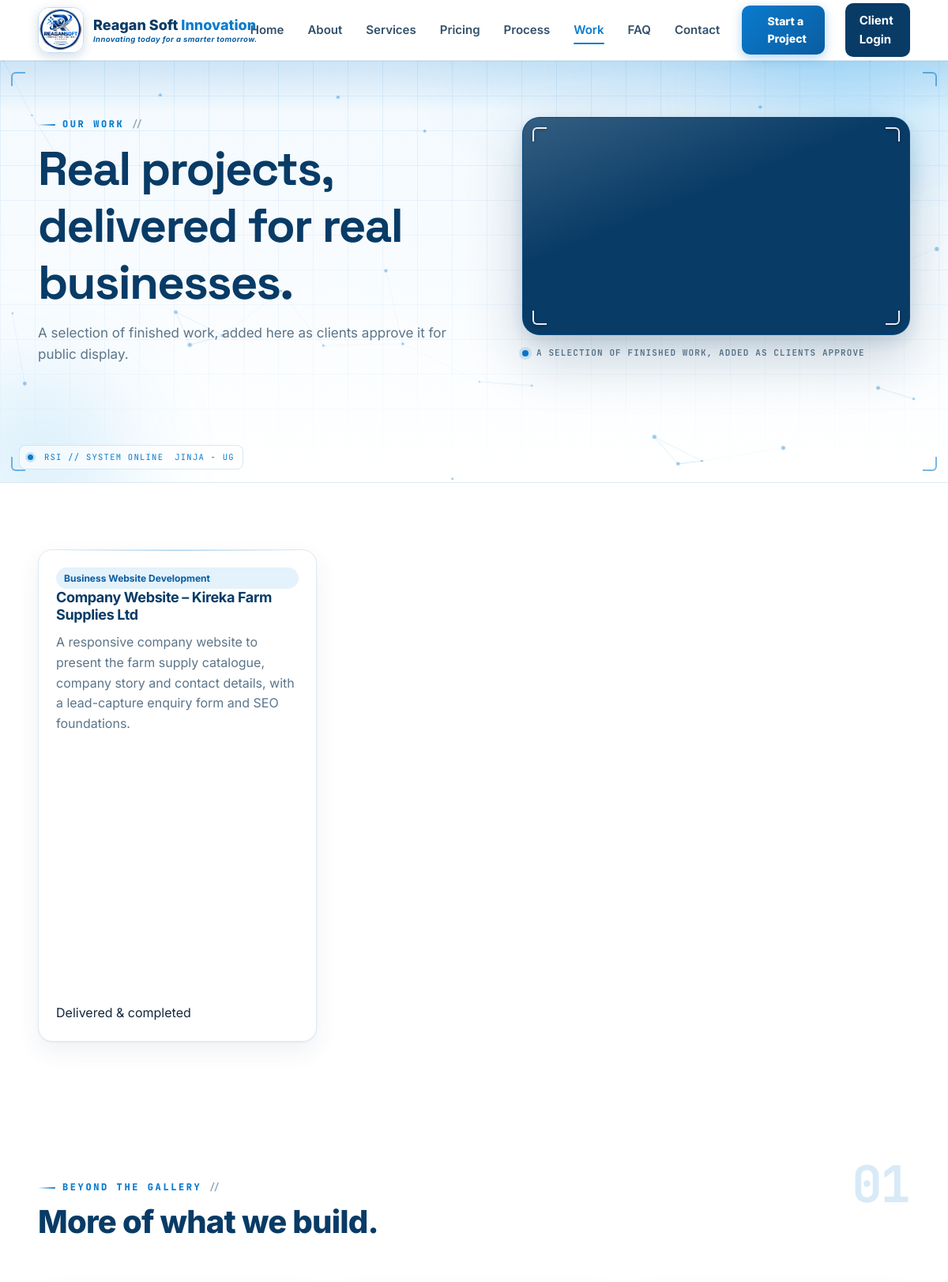
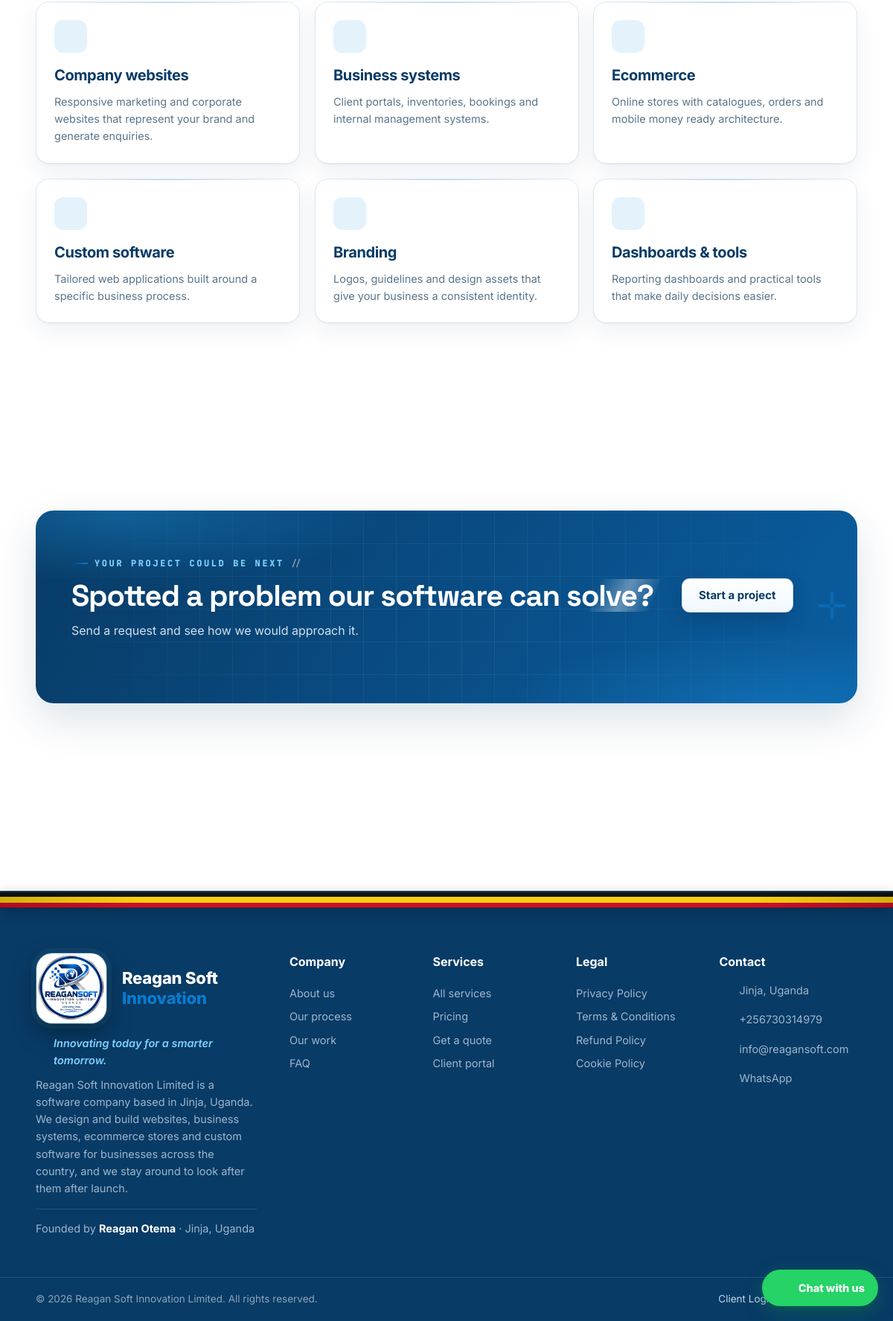
Screenshot of /portfolio.php with the database file from the repository (2 pictures, top to bottom).
### tables this page shows
CREATE TABLE IF NOT EXISTS projects (
  id INT UNSIGNED AUTO_INCREMENT PRIMARY KEY,
  ref_no VARCHAR(30) NOT NULL UNIQUE,                
  client_id INT UNSIGNED NOT NULL,
  service_id INT UNSIGNED NULL,
  assigned_to INT UNSIGNED NULL,                     
  title VARCHAR(190) NOT NULL,
  description TEXT NOT NULL,
  requirements TEXT NULL,
  budget DECIMAL(14,2) NULL,
  priority ENUM('low','normal','high','urgent') NOT NULL DEFAULT 'normal',
  status ENUM('NEW','REVIEWING','QUOTATION','APPROVED','IN_PROGRESS','WAITING_FOR_CLIENT','TESTING','COMPLETED','CANCELLED') NOT NULL DEFAULT 'NEW',
  progress TINYINT UNSIGNED NOT NULL DEFAULT 0,
  deadline DATE NULL,
  started_at DATETIME NULL,
  completed_at DATETIME NULL,
  submitted_at TIMESTAMP DEFAULT CURRENT_TIMESTAMP,
  updated_at TIMESTAMP DEFAULT CURRENT_TIMESTAMP ON UPDATE CURRENT_TIMESTAMP,
  FOREIGN KEY (client_id) REFERENCES users(id) ON DELETE CASCADE,
  FOREIGN KEY (service_id) REFERENCES services(id) ON DELETE SET NULL,
  FOREIGN KEY (assigned_to) REFERENCES users(id) ON DELETE SET NULL,
  INDEX idx_projects_client (client_id),
  INDEX idx_projects_status (status),
  INDEX idx_projects_assigned (assigned_to),
  INDEX idx_projects_service (service_id)
);

CREATE TABLE IF NOT EXISTS services (
  id INT UNSIGNED AUTO_INCREMENT PRIMARY KEY,
  name VARCHAR(150) NOT NULL,
  slug VARCHAR(160) NOT NULL UNIQUE,
  description TEXT NOT NULL,
  price_min DECIMAL(14,2) NOT NULL DEFAULT 0,    
  price_max DECIMAL(14,2) NULL,                   
  currency VARCHAR(8) NOT NULL DEFAULT 'UGX',
  pricing_type ENUM('range','starting_from','contact_for_quote') NOT NULL DEFAULT 'starting_from',
  price_note VARCHAR(120) NOT NULL DEFAULT '',    
  features TEXT NULL,                  
  delivery_days INT UNSIGNED NULL,     
  icon VARCHAR(60) NOT NULL DEFAULT 'code-s',    
  status ENUM('active','inactive') NOT NULL DEFAULT 'active',
  sort_order INT UNSIGNED NOT NULL DEFAULT 0,
  created_at TIMESTAMP DEFAULT CURRENT_TIMESTAMP,
  INDEX idx_services_status (status)
);

### config/config.php (called while the page is built, shortened)
<?php
function db(): PDO {
    static $pdo = null;
    if ($pdo === null) {
        try {
            $pdo = new PDO(
                'mysql:host=' . DB_HOST . ';dbname=' . DB_NAME . ';charset=utf8mb4',
                DB_USER,
                DB_PASS,
                [
                    PDO::ATTR_ERRMODE            => PDO::ERRMODE_EXCEPTION,
                    PDO::ATTR_DEFAULT_FETCH_MODE => PDO::FETCH_ASSOC,
                    PDO::ATTR_EMULATE_PREPARES   => false,
                    PDO::ATTR_STRINGIFY_FETCHES  => false,
                ]
            );
        } catch (PDOException $e) {
            log_error('DB connection failed: ' . $e->getMessage());
            http_response_code(500);
            exit('Unable to connect to the database. Please check the installation.');
        }
    }
    return $pdo;
}
function e(mixed $value): string {
    return htmlspecialchars((string)($value ?? ''), ENT_QUOTES, 'UTF-8');
}
function app_url(string $path = ''): string {
    return APP_URL . ($path === '' ? '' : '/' . ltrim($path, '/'));
}
function current_user(): ?array {
    static $user = false;
    if ($user === false) {
        if (empty($_SESSION['user_id'])) {
            $user = null;
        } else {
            $st = db()->prepare('SELECT * FROM users WHERE id = ? AND active = 1 LIMIT 1');
            $st->execute([(int)$_SESSION['user_id']]);
            $user = $st->fetch() ?: null;
        }
    }
    return $user;
}
function is_logged_in(): bool {
    return current_user() !== null;
}
require_once __DIR__ . '/../inc/functions.php';

### portfolio.php (the view)
<?php
require __DIR__ . '/config/config.php';
$projects = [];
try {
    $projects = db()->query(
        "SELECT p.title, p.description, s.name AS service
         FROM projects p
         LEFT JOIN services s ON s.id = p.service_id
         WHERE p.status = 'COMPLETED'
         ORDER BY p.completed_at DESC
         LIMIT 12"
    )->fetchAll();
} catch (Throwable $e) {
    log_error('portfolio query: ' . $e->getMessage());
}
$capabilities = [
    ['globe', 'Company websites', 'Responsive marketing and corporate websites that represent your brand and generate enquiries.'],
    ['cpu', 'Business systems', 'Client portals, inventories, bookings and internal management systems.'],
    ['cart', 'Ecommerce', 'Online stores with catalogues, orders and mobile money ready architecture.'],
    ['code-s', 'Custom software', 'Tailored web applications built around a specific business process.'],
    ['palette', 'Branding', 'Logos, guidelines and design assets that give your business a consistent identity.'],
    ['layers', 'Dashboards & tools', 'Reporting dashboards and practical tools that make daily decisions easier.'],
];
public_head([
    'title'     => 'Our Work | Projects by Reagan Soft Innovation Limited',
    'desc'      => 'Recent projects and development capabilities from Reagan Soft Innovation Limited: websites, business systems, ecommerce and custom software in Jinja, Uganda.',
    'active'    => 'portfolio',
    'canonical' => 'portfolio.php',
]);
?>
<section class="page-hero pi-grid">
  <div class="container">
    <div class="pi-copy">
      <span class="eyebrow">Our work</span>
      <h1>Real projects, delivered for real businesses.</h1>
      <p class="lead">A selection of finished work, added here as clients approve it for public display.</p>
    </div>
    <?= page_image('assets/img/hero4.webp', 4, 'A selection of finished work, added as clients approve'); ?>
  </div>
</section>
<?php if ($projects): ?>
<section class="section">
  <div class="container">
    <div class="folio-grid">
      <?php foreach ($projects as $p): ?>
        <article class="folio-card">
          <div class="folio-body">
            <span class="tag"><?= e($p['service'] ?? 'Custom project') ?></span>
            <h3><?= e($p['title']) ?></h3>
            <p class="muted"><?= e(truncate($p['description'], 160)) ?></p>
            <div class="deliver" style="margin-top:auto;padding-top:12px"><?= icon('check') ?><span>Delivered &amp; completed</span></div>
          </div>
        </article>
      <?php endforeach; ?>
    </div>
  </div>
</section>
<?php endif; ?>
<section class="section <?= $projects ? '' : '' ?>">
  <div class="container">
    <?php if (!$projects): ?>
      <div class="empty mb-3">
        <?= icon('folder') ?>
        <h4>Completed projects will be shown here</h4>
        <p>As soon as the first client project is completed and approved for showcase, it will appear in this gallery. In the meantime, here is the type of work we deliver:</p>
      </div>
    <?php else: ?>
      <div class="section-head"><div><span class="eyebrow">Beyond the gallery</span><h2>More of what we build.</h2></div></div>
    <?php endif; ?>
    <div class="value-grid">
      <?php foreach ($capabilities as $c): ?>
        <div class="value-card">
          <div class="card-icon"><?= icon($c[0]) ?></div>
          <h3><?= e($c[1]) ?></h3>
          <p><?= e($c[2]) ?></p>
        </div>
      <?php endforeach; ?>
    </div>
  </div>
</section>
<section class="section">
  <div class="container">
    <div class="cta">
      <div>
        <span class="eyebrow">Your project could be next</span>
        <h2>Spotted a problem our software can solve?</h2>
        <p>Send a request and see how we would approach it.</p>
      </div>
      <a class="btn btn-light" href="<?= app_url('checkout.php') ?>">Start a project</a>
    </div>
  </div>
</section>
<?php public_footer(); ?>

### inc/layout.php (shortened to what this page needs)
<?php
function public_head(array $page = []): void {
    $base = settings('company_name', APP_NAME);
    $active = $page['active'] ?? '';
    ?>
<!doctype html>
<html lang="en">
<head>
<link rel="stylesheet" href="<?= app_url('assets/css/style.css') ?>">
<link rel="stylesheet" href="<?= app_url('assets/css/tech.css') ?>">
</head>
<body class="page-<?= e($page['active'] !== '' ? $page['active'] : 'default') ?>">
<header class="topbar" id="topbar">
  <div class="container nav">
    <a class="brand" href="<?= app_url('index.php') ?>" aria-label="Reagan Soft Innovation Limited, Home">
      <img src="<?= app_url('assets/img/reagansoftinnovation-logo.jpeg') ?>" alt="" width="40" height="40">
      <span class="brand-text">Reagan Soft <b>Innovation</b><small class="brand-tagline"><?= e(settings('company_tagline', 'Innovating today for a smarter tomorrow.')) ?></small></span>
    </a>
    <nav class="links" id="primary-nav" aria-label="Primary">
      <a href="<?= app_url('index.php') ?>" class="<?= $active === 'home' ? 'active' : '' ?>">Home</a>
      <a href="<?= app_url('about.php') ?>" class="<?= $active === 'about' ? 'active' : '' ?>">About</a>
      <a href="<?= app_url('services.php') ?>" class="<?= $active === 'services' ? 'active' : '' ?>">Services</a>
      <a href="<?= app_url('pricing.php') ?>" class="<?= $active === 'pricing' ? 'active' : '' ?>">Pricing</a>
      <a href="<?= app_url('process.php') ?>" class="<?= $active === 'process' ? 'active' : '' ?>">Process</a>
      <a href="<?= app_url('portfolio.php') ?>" class="<?= $active === 'portfolio' ? 'active' : '' ?>">Work</a>
      <a href="<?= app_url('faq.php') ?>" class="<?= $active === 'faq' ? 'active' : '' ?>">FAQ</a>
      <a href="<?= app_url('contact.php') ?>" class="<?= $active === 'contact' ? 'active' : '' ?>">Contact</a>
      <a class="nav-start" href="<?= app_url('checkout.php') ?>"><?= icon('rocket') ?> Start a Project</a>
      <a class="nav-login" href="<?= app_url('login.php') ?>"><?= is_logged_in() && current_user()['role'] !== 'admin' ? 'Portal' : 'Client Login' ?></a>
    </nav>
  </div>
</header>
<main id="main">
<?php
}
function page_image(string $src, int $idx, string $cap = '', string $alt = '', string $loading = 'eager'): string
{
    if ($alt === '') {
        $alt = 'Reagan Soft Innovation Limited — ' . ($cap !== '' ? $cap : 'Jinja, Uganda');
    }
    $n = min(max($idx, 1), 6);
    return '<figure class="page-img">'
        . '<div class="page-img-frame frame-v' . $n . '">'
        . '<img src="' . e(app_url($src)) . '" alt="' . e($alt) . '" width="1200" height="675" loading="' . e($loading) . '" decoding="async">'
        . '<span class="pi-c c1"></span><span class="pi-c c2"></span><span class="pi-c c3"></span><span class="pi-c c4"></span>'
        . '</div>'
        . '<figcaption class="page-img-cap"><span class="pi-led"></span><span>' . e($cap !== '' ? $cap : 'Reagan Soft Innovation · Jinja, Uganda') . '</span></figcaption>'
        . '</figure>';
}
function public_footer(): void {
    $phone = settings('company_phone', '+256730314979');
    $email = settings('company_email', '');
    $address = settings('company_address', 'Jinja, Uganda');
    ?>
</main>
<footer class="site-footer">
  <div class="footer-flag" aria-hidden="true">
  </div>
  <div class="container footer-grid">
    <div class="footer-brand">
      <a class="brand" href="<?= app_url('index.php') ?>">
        <img src="<?= app_url('assets/img/reagansoftinnovation-logo.jpeg') ?>" alt="Reagan Soft Innovation logo" width="96" height="96">
        <span class="brand-text">Reagan Soft <b>Innovation</b></span>
      </a>
      <p class="footer-tagline"><?= icon('rocket') ?> <?= e(settings('company_tagline', 'Innovating today for a smarter tomorrow.')) ?></p>
      <p><?= e(settings('company_about', 'Software development company based in Jinja, Uganda.')) ?></p>
      <p class="footer-founder">Founded by <strong><?= e(settings('company_founder', APP_FOUNDER)) ?></strong> · <?= e($address) ?></p>
    </div>
    <nav class="footer-col" aria-label="Company">
      <b>Company</b>
      <a href="<?= app_url('about.php') ?>">About us</a>
      <a href="<?= app_url('process.php') ?>">Our process</a>
      <a href="<?= app_url('portfolio.php') ?>">Our work</a>
      <a href="<?= app_url('faq.php') ?>">FAQ</a>
    </nav>
    <nav class="footer-col" aria-label="Services">
      <b>Services</b>
      <a href="<?= app_url('services.php') ?>">All services</a>
      <a href="<?= app_url('pricing.php') ?>">Pricing</a>
      <a href="<?= app_url('contact.php') ?>">Get a quote</a>
      <a href="<?= app_url('register.php') ?>">Client portal</a>
    </nav>
    <nav class="footer-col" aria-label="Legal">
      <b>Legal</b>
      <a href="<?= app_url('privacy.php') ?>">Privacy Policy</a>
      <a href="<?= app_url('terms.php') ?>">Terms &amp; Conditions</a>
      <a href="<?= app_url('refund-policy.php') ?>">Refund Policy</a>
      <a href="<?= app_url('cookie-policy.php') ?>">Cookie Policy</a>
    </nav>
    <div class="footer-col">
      <b>Contact</b>
      <p class="footer-contact"><span><?= icon('pin') ?></span> <?= e($address) ?></p>
      <p class="footer-contact"><span><?= icon('phone') ?></span> <a href="tel:+256<?= preg_replace('/\D/', '', $phone) ?>"><?= e($phone) ?></a></p>
      <p class="footer-contact"><span><?= icon('mail') ?></span> <a href="mailto:<?= e($email) ?>"><?= e($email) ?></a></p>
      <?php if (whatsapp_url() !== ''): ?>
        <p class="footer-contact"><span><?= icon('chat') ?></span> <a href="<?= e(whatsapp_url('Hello Reagan Soft Innovation, I would like to enquire about a project.')) ?>" target="_blank" rel="noopener">WhatsApp</a></p>
      <?php endif; ?>
    </div>
  </div>
  <div class="footer-bottom">
    <div class="container">
      <span>© <?= date('Y') ?> <?= e(settings('company_name', APP_NAME)) ?>. All rights reserved.</span>
      <span><a href="<?= app_url('login.php') ?>">Client Login</a> · <a href="<?= app_url('register.php') ?>">Create Account</a></span>
    </div>
  </div>
</footer>
<?php $wa = whatsapp_url('Hello Reagan Soft Innovation, I would like to enquire about a project.'); ?>
<?php if ($wa !== ''): ?>
<a class="wa-float" href="<?= e($wa) ?>" target="_blank" rel="noopener" aria-label="Chat with us on WhatsApp">
  <?= icon_social('whatsapp') ?><span>Chat with us</span>
</a>
<?php endif; ?>
</body>
</html>
<?php
}
    ?>
<?php
function icon_social(string $name): string {
    $svg = [
        'whatsapp' => '<path d="M12.05 2.6c-5.2 0-9.4 4.2-9.4 9.4 0 1.7.4 3.3 1.2 4.7L2.6 21.4l4.8-1.2c1.4.8 3 1.2 4.7 1.2 5.2 0 9.4-4.2 9.4-9.4s-4.2-9.4-9.4-9.4zm3.4 13.4c-.2.5-1 1-1.5 1-.4 0-1 .2-3.1-.7-2.6-1.1-4.2-3.9-4.3-4.1-.1-.2-1-1.4-1-2.6s.7-1.8.9-2c.2-.2.4-.3.6-.3s.3 0 .4.1c.1.1.3.7.6 1.2.1.2.1.3.1.3v.3c-.2.4-.4.6-.4.7.2.6.7 1.4 1.4 2 .9.9 1.8 1.2 2.2 1.3.2.1.4.1.5-.1l.7-.8c.2-.2.4-.2.6-.1l1.8.9c.2.1.4.2.4.4.1.1.1.6-.1 1z"/>',
        'fb' => '<path d="M14 8h3V5h-3c-2.2 0-4 1.8-4 4v2H7v3h3v6h3v-6h3l1-3h-4V9c0-.6.4-1 1-1z"/>',
        'x-social' => '<path d="M4 4l7.2 9.3L4.4 20h2.2l5.5-5.5L16.8 20H20l-7.5-9.7L18.9 4h-2.2l-5 5.2L8 4z"/>',
        'linkedin' => '<rect x="3" y="3" width="18" height="18" rx="2"/><path d="M7 10v7M7 7.2v.01M11 17v-4a2 2 0 0 1 4 0v4v-7"/><path d="M11 10v7"/>',
    ];
    $path = $svg[$name] ?? $svg['fb'];
    return '<svg viewBox="0 0 24 24" fill="none" stroke="currentColor" stroke-width="1.8" stroke-linecap="round" stroke-linejoin="round" aria-hidden="true">' . $path . '</svg>';
}

### inc/functions.php (shortened to what this page needs)
<?php
function settings(?string $key = null, ?string $default = ''): string {
    static $cache = null;
    if ($cache === null) {
        $cache = ['company_name' => APP_NAME, 'company_phone' => '+256730314979', 'currency' => 'UGX'];
        try {
            $rows = db()->query('SELECT setting_key, setting_value FROM settings')->fetchAll();
            foreach ($rows as $r) {
                $cache[$r['setting_key']] = (string)$r['setting_value'];
            }
        } catch (Throwable $e) {
            log_error('settings() fallback: ' . $e->getMessage());
        }
    }
    return $cache[$key] ?? $default;
}
function truncate(string $text, int $length = 90): string {
    return mb_strimwidth($text, 0, $length, '…');
}
function icon(string $name, string $class = ''): string {
    $path = $paths[$name] ?? $paths['code-s'];
    $cls = $class !== '' ? ' class="' . e($class) . '"' : '';
    return '<svg' . $cls . ' viewBox="0 0 24 24" fill="none" stroke="currentColor" stroke-width="1.8" stroke-linecap="round" stroke-linejoin="round" aria-hidden="true">' . $path . '</svg>';
}
function whatsapp_number_raw(): string {
    $num = settings('company_whatsapp', '');
    return preg_replace('/\D/', '', $num);
}
function whatsapp_url(string $text = ''): string {
    $num = whatsapp_number_raw();
    $url = 'https://wa.me/' . $num;
    if ($text !== '') {
        $url .= '?text=' . urlencode($text);
    }
    return $url;
}
require_once __DIR__ . '/layout.php';

### rows the page displays
projects: service.name "Business Website Development", title "Company Website – Kireka Farm Supplies Ltd", description "A responsive company website to present the farm supply catalogue, company story and contact details, with a lead-capture enquiry form and SEO foundations."

### other values shown
$cap !== '' ? $cap : 'Reagan Soft Innovation · Jinja, Uganda' "A SELECTION OF FINISHED WORK, ADDED AS CLIENTS APPROVE"
$c[1] "Company websites"
$c[2] "Responsive marketing and corporate websites that represent your brand and generate enquiries."
$c[1] "Business systems"
$c[2] "Client portals, inventories, bookings and internal management systems."
$c[1] "Ecommerce"
$c[2] "Online stores with catalogues, orders and mobile money ready architecture."
$c[1] "Custom software"
$c[2] "Tailored web applications built around a specific business process."
$c[1] "Branding"
$c[2] "Logos, guidelines and design assets that give your business a consistent identity."
$c[1] "Dashboards & tools"
$c[2] "Reporting dashboards and practical tools that make daily decisions easier."
settings('company_founder', APP_FOUNDER) "Reagan Otema"
$address "Jinja, Uganda"
